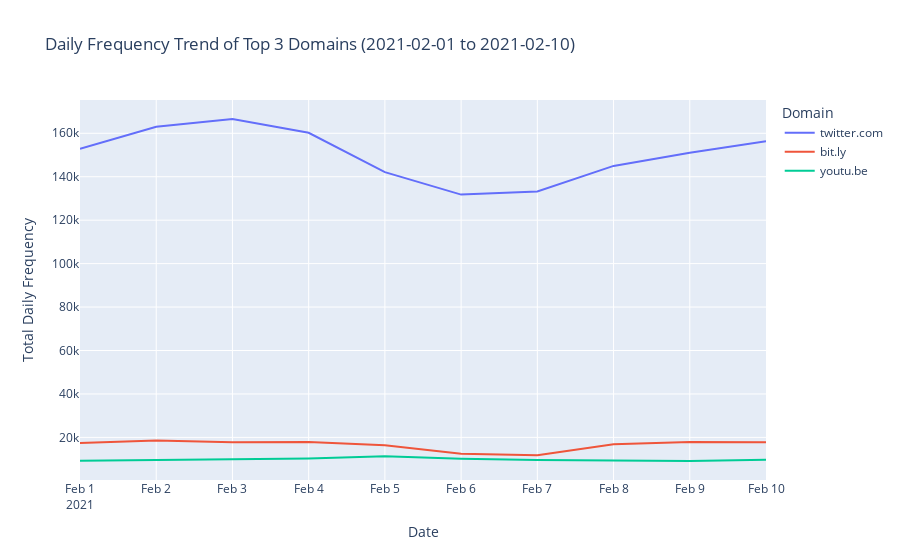

Write notebook code for a chart like this one.
### Code cell
explore.plot_top_domains_trend(domains_data, '2021-02-01', '2021-02-10', top_n=3)

### Figure 1 — Plotly figure (JSON) as saved in the notebook; plotly's stock layout.template omitted (floating-point values rounded to 4 significant figures)
{"data": [{"hovertemplate": "Domain=twitter.com<br>Date=%{x}<br>Total Daily Frequency=%{y}<extra></extra>", "legendgroup": "twitter.com", "line": {"color": "#636efa", "dash": "solid"}, "marker": {"symbol": "circle"}, "mode": "lines", "name": "twitter.com", "orientation": "v", "showlegend": true, "type": "scatter", "x": ["2021-02-01T00:00:00.000000000", "2021-02-02T00:00:00.000000000", "2021-02-03T00:00:00.000000000", "2021-02-04T00:00:00.000000000", "2021-02-05T00:00:00.000000000", "2021-02-06T00:00:00.000000000", "2021-02-07T00:00:00.000000000", "2021-02-08T00:00:00.000000000", "2021-02-09T00:00:00.000000000", "2021-02-10T00:00:00.000000000"], "xaxis": "x", "y": [152823, 163042, 166580, 160224, 142108, 131783, 133229, 144983, 151060, 156294], "yaxis": "y"}, {"hovertemplate": "Domain=bit.ly<br>Date=%{x}<br>Total Daily Frequency=%{y}<extra></extra>", "legendgroup": "bit.ly", "line": {"color": "#EF553B", "dash": "solid"}, "marker": {"symbol": "circle"}, "mode": "lines", "name": "bit.ly", "orientation": "v", "showlegend": true, "type": "scatter", "x": ["2021-02-01T00:00:00.000000000", "2021-02-02T00:00:00.000000000", "2021-02-03T00:00:00.000000000", "2021-02-04T00:00:00.000000000", "2021-02-05T00:00:00.000000000", "2021-02-06T00:00:00.000000000", "2021-02-07T00:00:00.000000000", "2021-02-08T00:00:00.000000000", "2021-02-09T00:00:00.000000000", "2021-02-10T00:00:00.000000000"], "xaxis": "x", "y": [17375, 18534, 17752, 17907, 16419, 12474, 11756, 16882, 17931, 17753], "yaxis": "y"}, {"hovertemplate": "Domain=youtu.be<br>Date=%{x}<br>Total Daily Frequency=%{y}<extra></extra>", "legendgroup": "youtu.be", "line": {"color": "#00cc96", "dash": "solid"}, "marker": {"symbol": "circle"}, "mode": "lines", "name": "youtu.be", "orientation": "v", "showlegend": true, "type": "scatter", "x": ["2021-02-01T00:00:00.000000000", "2021-02-02T00:00:00.000000000", "2021-02-03T00:00:00.000000000", "2021-02-04T00:00:00.000000000", "2021-02-05T00:00:00.000000000", "2021-02-06T00:00:00.000000000", "2021-02-07T00:00:00.000000000", "2021-02-08T00:00:00.000000000", "2021-02-09T00:00:00.000000000", "2021-02-10T00:00:00.000000000"], "xaxis": "x", "y": [9221, 9636, 9888, 10296, 11316, 10188, 9572, 9193, 9134, 9753], "yaxis": "y"}], "layout": {"legend": {"title": {"text": "Domain"}, "tracegroupgap": 0}, "title": {"text": "Daily Frequency Trend of Top 3 Domains (2021-02-01 to 2021-02-10)"}, "xaxis": {"anchor": "y", "domain": [0, 1], "title": {"text": "Date"}}, "yaxis": {"anchor": "x", "domain": [0, 1], "title": {"text": "Total Daily Frequency"}}}}
